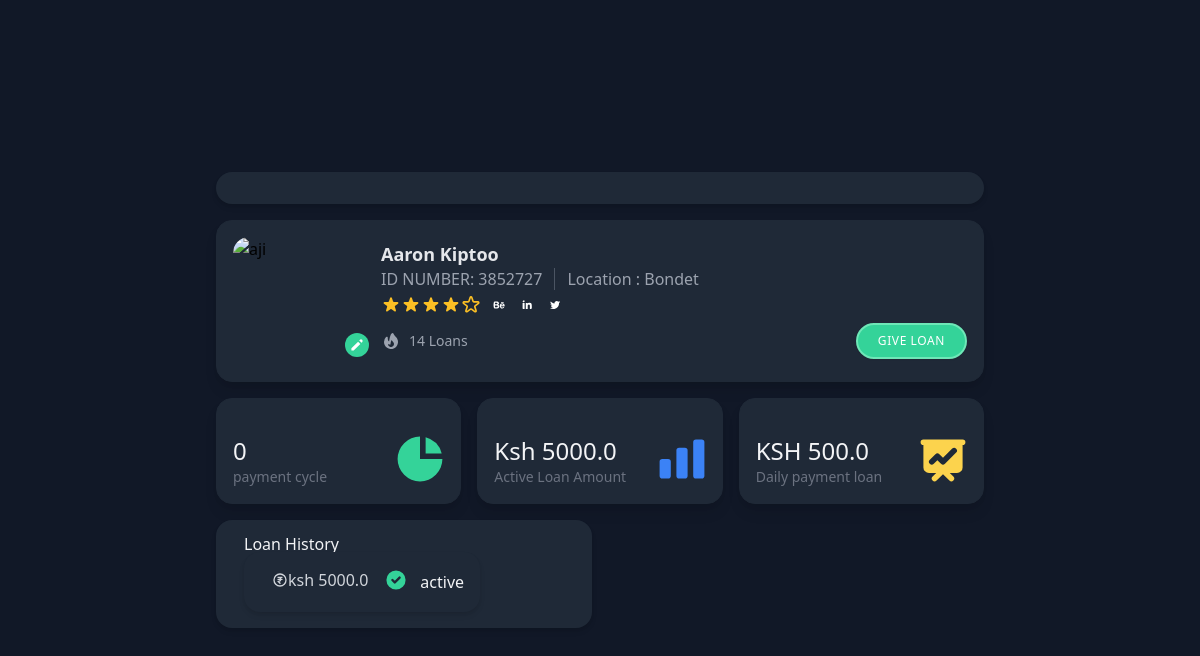
/user/2, run on the app's committed database.
### models.py (models this page shows, shortened)
class User(db.Model):
    id = db.Column(db.Integer, primary_key=True)
    name = db.Column(db.String(100), nullable=False)
    phone_number = db.Column(db.String(15), nullable=False)
    id_number = db.Column(db.String(50), unique=True, nullable=False)
    location = db.Column(db.String(100), nullable=False)
    loans = db.relationship('Loan', backref='user', lazy=True)

class Loan(db.Model):
    id = db.Column(db.Integer, primary_key=True)
    user_id = db.Column(db.Integer, db.ForeignKey('user.id'), nullable=False)
    loan_amount = db.Column(db.Float, nullable=False)
    start_date = db.Column(db.Date, nullable=False)
    status = db.Column(db.String(20), nullable=False, default='active')  # Add status field
    repayments = db.relationship('Repayment', backref='loan', lazy=True)
    def get_daily_repayment_amount(self):
        if self.status != 'active':
            return 0
        daily_repayment_amount = self.loan_amount / 10
        return daily_repayment_amount
    def get_current_repayment_day(self):
        current_date = datetime.today().date()
        repayment_start_date = self.start_date + timedelta(days=1)
        repayment_day = (current_date - repayment_start_date).days + 1
        return max(0, repayment_day)  # Ensure repayment_day is non-negative

### app.py (the view)
@app.route('/user/<int:user_id>')
def user_details(user_id):
    conn = sqlite3.connect('instance/loan_management.db')
    cursor = conn.cursor()
    cursor.execute("SELECT * FROM user WHERE id=?", (user_id,))
    user = cursor.fetchone()
    cursor.execute("SELECT loan_amount FROM loan WHERE user_id=? AND status='active'", (user_id,))
    active_loan_amount = cursor.fetchone()
    active_loan_amount = active_loan_amount[0] if active_loan_amount else None
    conn.close()
    user_loans = Loan.query.filter_by(user_id=user_id).all()
    active_loan_amount = None
    current_repayment_day = None
    daily_repayment_amount = None
    loan_statuses = []
    active_loan = next((loan for loan in user_loans if loan.status == 'active'), None)
    if active_loan:
        active_loan_amount = active_loan.loan_amount
        current_repayment_day = active_loan.get_current_repayment_day()
        daily_repayment_amount = active_loan.get_daily_repayment_amount()
    for loan in user_loans:
        loan_statuses.append({'loan_amount': loan.loan_amount,'loan_id': loan.id, 'status': loan.status})
    return render_template('single_user.html',
                           name=user[1],
                           phone_number=user[2],
                           location=user[3],
                           id_number=user[4],
                           active_loan_amount=active_loan_amount,
                           user_id=user_id,
                           current_repayment_day=current_repayment_day,
                           daily_repayment_amount=daily_repayment_amount,
                           loan_statuses=loan_statuses)

### templates/single_user.html (shortened to what this page needs)
<!DOCTYPE html>
<html lang="en">
<head>
</head>
<body>
    <link href="https://unpkg.com/tailwindcss@^2/dist/tailwind.min.css" rel="stylesheet">
    <div class="flex flex-col items-center justify-center min-h-screen bg-gray-900">
        <div class="container  m-4">
            <div class="max-w-3xl w-full mx-auto grid gap-4 grid-cols-1">
                <div
                    class="flex flex-col justify-center p-4 bg-gray-800 border-gray-800 shadow-md hover:shodow-lg rounded-2xl">
                </div>
                <div class="flex flex-col ">
                    <div class="bg-gray-800 border border-gray-800 shadow-lg  rounded-2xl p-4">
                        <div class="flex-none sm:flex">
                            <div class=" relative h-32 w-32   sm:mb-0 mb-3">
                                <img src="https://tailwindcomponents.com/storage/avatars/njkIbPhyZCftc4g9XbMWwVsa7aGVPajYLRXhEeoo.jpg"
                                    alt="aji" class=" w-32 h-32 object-cover rounded-2xl">
                                <a href="#"
                                    class="absolute -right-2 bottom-2   -ml-3  text-white p-1 text-xs bg-green-400 hover:bg-green-500 font-medium tracking-wider rounded-full transition ease-in duration-300">
                                    <svg xmlns="http://www.w3.org/2000/svg" viewBox="0 0 20 20" fill="currentColor"
                                        class="h-4 w-4">
                                        <path
                                            d="M13.586 3.586a2 2 0 112.828 2.828l-.793.793-2.828-2.828.793-.793zM11.379 5.793L3 14.172V17h2.828l8.38-8.379-2.83-2.828z">
                                        </path>
                                    </svg>
                                </a>
                            </div>
                            <div class="flex-auto sm:ml-5 justify-evenly">
                                <div class="flex items-center justify-between sm:mt-2">
                                    <div class="flex items-center">
                                        <div class="flex flex-col">
                                            <div class="w-full flex-none text-lg text-gray-200 font-bold leading-none">
                                                {{ name }}
                                            </div>
                                            <div class="flex-auto text-gray-400 my-1">
                                                <span class="mr-3 ">ID NUMBER: {{ location }}</span><span>Location
                                                    :
                                                    {{id_number}}</span>
                                            </div>
                                        </div>
                                    </div>
                                </div>
                                <div class="flex flex-row items-center">
                                    <div class="flex">
                                    </div>
                                    <div class="flex-1 inline-flex   items-center ml-2 space-x-2">
                                        <a hre="https://www.behance.net/ajeeshmon" target="_blank"></a>
                                        <a hre="https://www.linkedin.com/in/ajeeshmon" target="_blank"></a>
                                        <a hre="https://twitter.com/ajeemon?lang=en" target="_blank"></a>
                                    </div>
                                </div>
                                <div class="flex pt-2  text-sm text-gray-400">
                                    <div class="flex-1 inline-flex items-center">
                                        <p class="">14 Loans </p>
                                    </div>
                                    <a href="#" id="giveLoanButton"
                                        class="flex-no-shrink bg-green-400 hover:bg-green-500 px-5 ml-4 py-2 text-xs shadow-sm hover:shadow-lg font-medium tracking-wider border-2 border-green-300 hover:border-green-500 text-white rounded-full transition ease-in duration-300">
                                        GIVE LOAN
                                    </a>
                                </div>
                            </div>
                        </div>
                    </div>
                </div>
                <div class="grid grid-cols-12 gap-4 ">
                    <div class="col-span-12 sm:col-span-4">
                        <div class="p-4 relative  bg-gray-800 border border-gray-800 shadow-lg  rounded-2xl">
                            <svg xmlns="http://www.w3.org/2000/svg"
                                class="h-14 w-14  absolute bottom-4 right-3 text-green-400" viewBox="0 0 20 20"
                                fill="currentColor">
                                <path d="M2 10a8 8 0 018-8v8h8a8 8 0 11-16 0z" />
                                <path d="M12 2.252A8.014 8.014 0 0117.748 8H12V2.252z" />
                            </svg>
                            <div class="text-2xl text-gray-100 font-medium leading-8 mt-5">{{ current_repayment_day }}
                            </div>
                            <div class="text-sm text-gray-500">payment cycle </div>
                        </div>
                    </div>
                    <div class="col-span-12 sm:col-span-4">
                        <div class="p-4 relative  bg-gray-800 border border-gray-800 shadow-lg  rounded-2xl">
                            <div class="text-2xl text-gray-100 font-medium leading-8 mt-5">Ksh {{ active_loan_amount}}
                            </div>
                            <div class="text-sm text-gray-500">Active Loan Amount</div>
                        </div>
                    </div>
                    <div class="col-span-12 sm:col-span-4">
                        <div class="p-4 relative  bg-gray-800 border border-gray-800 shadow-lg  rounded-2xl">
                            <div class="text-2xl text-gray-100 font-medium leading-8 mt-5">KSH
                                {{daily_repayment_amount}}</div>
                            <div class="text-sm text-gray-500">Daily payment loan</div>
                        </div>
                    </div>
                </div>
                <div class="grid gap-4 grid-cols-1 md:grid-cols-2">
                    <div class="flex flex-col space-y-4">
                        <div
                            class="flex flex-col p-4 bg-gray-800 border-gray-800 shadow-md hover:shodow-lg rounded-2xl cursor-pointer transition ease-in duration-500  transform hover:scale-105">
                            <div class="flex items-center justify-between">
                                <div class="flex items-center mr-auto">
                                    <div class="flex flex-col ml-3 min-w-0">
                                        <div class="font-medium leading-none text-gray-100">Loan History</div>
                                        <div class="grid ">
                                            {% for loan_status in loan_statuses %}
                                            <div
                                                class="flex flex-col p-4 bg-gray-800 border-gray-800 shadow-md hover:shodow-lg rounded-2xl cursor-pointer transition ease-in duration-500  transform hover:scale-105">
                                                <div class="flex items-center justify-between">
                                                    <div class="flex items-center mr-auto">
                                                        <div class="flex flex-col ml-3 min-w-0">
                                                            <div class="flex">
                                                                <h5
                                                                    class="flex items-center font-medium text-gray-300 mr-2">
                                                                    <svg xmlns="http://www.w3.org/2000/svg"
                                                                        class="h-4 w-4" fill="none" viewBox="0 0 24 24"
                                                                        stroke="currentColor">
                                                                        <path stroke-linecap="round"
                                                                            stroke-linejoin="round" stroke-width="2"
                                                                            d="M9 8h6m-5 0a3 3 0 110 6H9l3 3m-3-6h6m6 1a9 9 0 11-18 0 9 9 0 0118 0z" />
                                                                    </svg> ksh {{loan_status.loan_amount}}
                                                                </h5>
                                                                <svg xmlns="http://www.w3.org/2000/svg"
                                                                    class="h-6 w-6 text-green-400 ml-2"
                                                                    viewBox="0 0 20 20" fill="currentColor">
                                                                    <path fill-rule="evenodd"
                                                                        d="M10 18a8 8 0 100-16 8 8 0 000 16zm3.707-9.293a1 1 0 00-1.414-1.414L9 10.586 7.707 9.293a1 1 0 00-1.414 1.414l2 2a1 1 0 001.414 0l4-4z"
                                                                        clip-rule="evenodd" />
                                                                </svg>
                                                            </div>
                                                        </div>
                                                    </div>
                                                    <div class="flex flex-col ml-3 min-w-0">
                                                        <div class="font-medium leading-none text-gray-100">
                                                            {{loan_status.status}}
                                                        </div>
                                                    </div>
                                                </div>
                                            </div>
                                            {% endfor %}
                                        </div>
                                    </div>
                                </div>
                            </div>
                        </div>
</body>
</html>

### data on the page
User: name "Aaron Kiptoo", id_number "3852727", location "Bondet"
Loan: loan_amount "5000.0", status "active"

### other printed values
{{ current_repayment_day }} "0"
{{ daily_repayment_amount }} "500.0"
